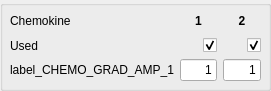
           <widget class="QGroupBox" name="groupBox_chemo">
            <property name="enabled">
             <bool>true</bool>
            </property>
            <property name="geometry">
             <rect>
              <x>400</x>
              <y>150</y>
              <width>271</width>
              <height>91</height>
             </rect>
            </property>
            <property name="title">
             <string/>
            </property>
            <widget class="QWidget" name="gridLayoutWidget">
             <property name="geometry">
              <rect>
               <x>10</x>
               <y>10</y>
               <width>251</width>
               <height>71</height>
              </rect>
             </property>
             <layout class="QGridLayout" name="gridLayout_chemo">
              <item row="3" column="1">
               <widget class="QLineEdit" name="line_CHEMO_GRAD_AMP_1">
                <property name="maximumSize">
                 <size>
                  <width>60</width>
                  <height>16777215</height>
                 </size>
                </property>
                <property name="text">
                 <string>1</string>
                </property>
                <property name="alignment">
                 <set>Qt::AlignRight|Qt::AlignTrailing|Qt::AlignVCenter</set>
                </property>
               </widget>
              </item>
              <item row="3" column="0">
               <widget class="QMyLabel" name="label_CHEMO_GRAD_AMP_1">
                <property name="text">
                 <string>label_CHEMO_GRAD_AMP_1</string>
                </property>
               </widget>
              </item>
              <item row="3" column="2">
               <widget class="QLineEdit" name="line_CHEMO_GRAD_AMP_2">
                <property name="enabled">
                 <bool>true</bool>
                </property>
                <property name="maximumSize">
                 <size>
                  <width>60</width>
                  <height>16777215</height>
                 </size>
                </property>
                <property name="text">
                 <string>1</string>
                </property>
                <property name="alignment">
                 <set>Qt::AlignRight|Qt::AlignTrailing|Qt::AlignVCenter</set>
                </property>
               </widget>
              </item>
              <item row="0" column="0">
               <widget class="QLabel" name="alabel_chemokine">
                <property name="text">
                 <string>Chemokine</string>
                </property>
               </widget>
              </item>
              <item row="0" column="1">
               <widget class="QLabel" name="alabel_chemo_1">
                <property name="font">
                 <font>
                  <weight>75</weight>
                  <bold>true</bold>
                 </font>
                </property>
                <property name="text">
                 <string>1</string>
                </property>
                <property name="alignment">
                 <set>Qt::AlignCenter</set>
                </property>
               </widget>
              </item>
              <item row="0" column="2">
               <widget class="QLabel" name="alabel_chemo_2">
                <property name="font">
                 <font>
                  <weight>75</weight>
                  <bold>true</bold>
                 </font>
                </property>
                <property name="text">
                 <string>2</string>
                </property>
                <property name="alignment">
                 <set>Qt::AlignCenter</set>
                </property>
               </widget>
              </item>
              <item row="1" column="0">
               <widget class="QMyLabel" name="alabel_used">
                <property name="text">
                 <string>Used</string>
                </property>
               </widget>
              </item>
              <item row="1" column="2">
               <widget class="QMyCheckBox" name="cbox_CHEMO_USED_2">
                <property name="enabled">
                 <bool>true</bool>
                </property>
                <property name="maximumSize">
                 <size>
                  <width>20</width>
                  <height>16777215</height>
                 </size>
                </property>
                <property name="layoutDirection">
                 <enum>Qt::RightToLeft</enum>
                </property>
                <property name="text">
                 <string/>
                </property>
                <property name="checked">
                 <bool>true</bool>
                </property>
               </widget>
              </item>
              <item row="1" column="1">
               <widget class="QMyCheckBox" name="cbox_CHEMO_USED_1">
                <property name="maximumSize">
                 <size>
                  <width>20</width>
                  <height>16777215</height>
                 </size>
                </property>
                <property name="layoutDirection">
                 <enum>Qt::RightToLeft</enum>
                </property>
                <property name="text">
                 <string/>
                </property>
                <property name="checked">
                 <bool>true</bool>
                </property>
               </widget>
              </item>
             </layout>
            </widget>
           </widget>
